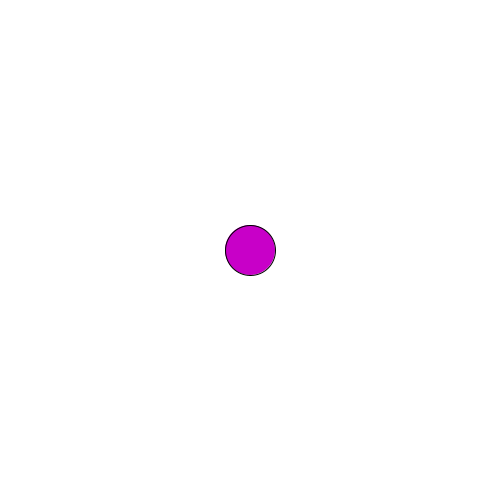
Frame 1 (no input)
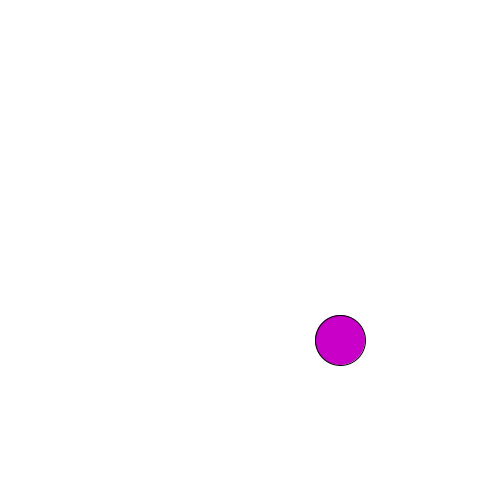
Frame 60 (the mouse pressed at the canvas centre just before this capture)
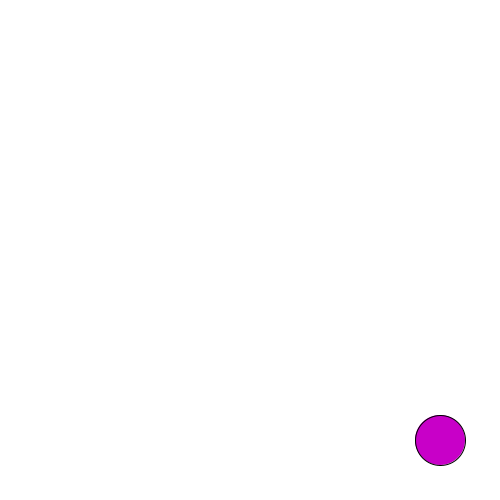
Frame 120 (the mouse held since frame 60 and released just before this capture)

The Processing sketch that drew these frames (run headless with seeded random() and noise(); from frame 60 on, the mouse is pressed at the canvas centre):

// Processing sketch: sample2
// ── sample2.pde
float x, y, r;


void setup() {
    size(500, 500);
    x = 250;
    y = 250;
    r = 25;
}

void draw() {
    background(255);
    fill(200, 0, 200);
    ellipse(x, y, r * 2, r * 2);
    x += 10;
    y += 10;
    x %= width;
    y %= height;
}

/*
10 + 5 -> 15
10 - 5 -> 5
10 * 5 -> 50
10 / 5 -> 2.0
10 ^ 5 -> 100000
10 % 5 -> 0
sqrt(2) -> 1.41421356...
PI -> 3.14...
*/
